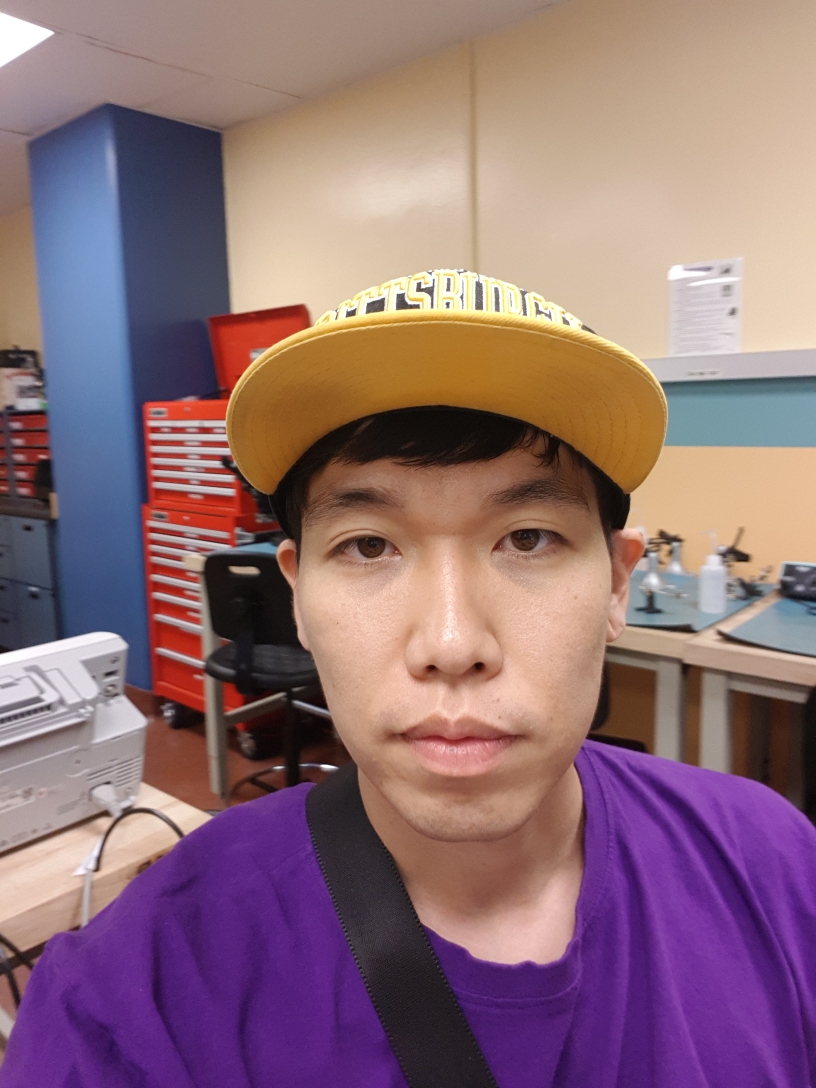
#> input picture lee/lee2/20180716_152940_009.jpg, 2448 x 3264 px (shown at 1/3 size); its folder holds only this picture in this run
$ python data.py
#> lines starting #> are read from the running program, lines starting #| are printed output that depends on the picture
import cv2
import glob
import imutils

face_cascade = cv2.CascadeClassifier('/home/pi/opencv-2.4.13.4/data/haarcascades/haarcascade_frontalface_default.xml')
print('face cascades set')
images = glob.glob('/home/pi/facerecognition/lee/lee2/*.jpg')
print('file path set')
number=0
#print(images)
for fname in images:
    print('reading image')
    image = cv2.imread(fname,0)
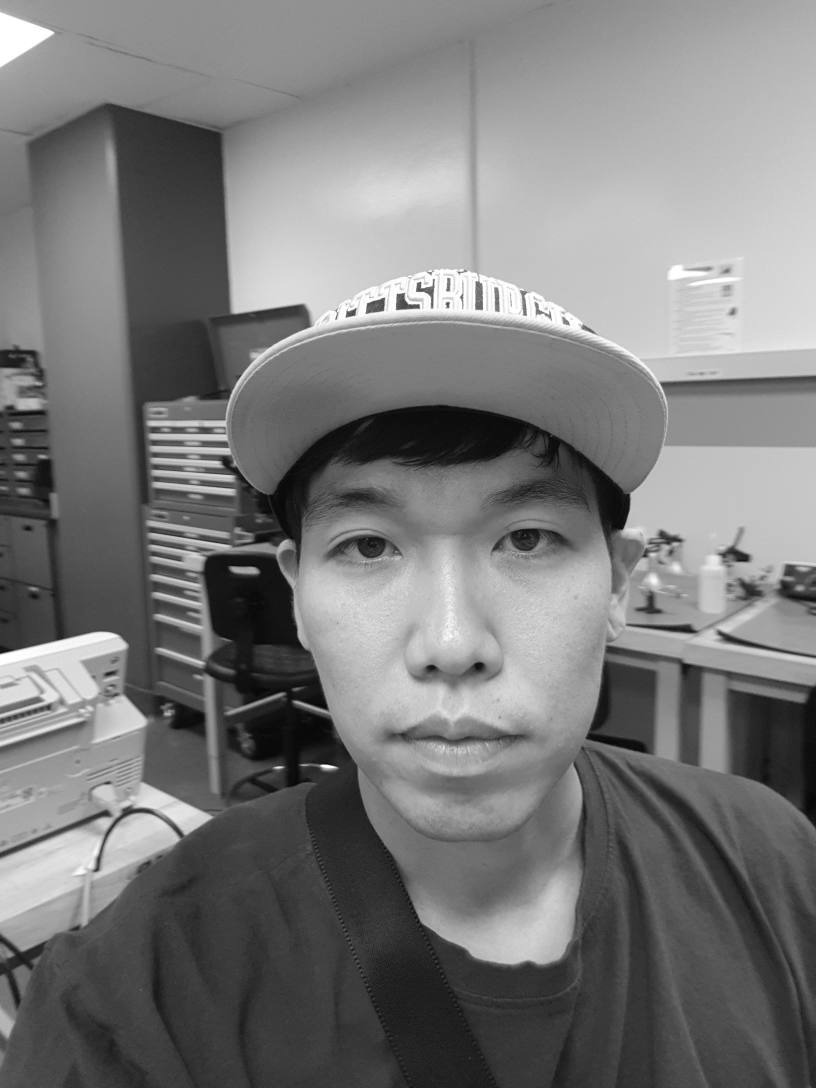
#> image: shape (3264, 2448) (shown at 1/3 size); min 0, max 255, mean 121.6
    rotated = imutils.rotate(image,90)
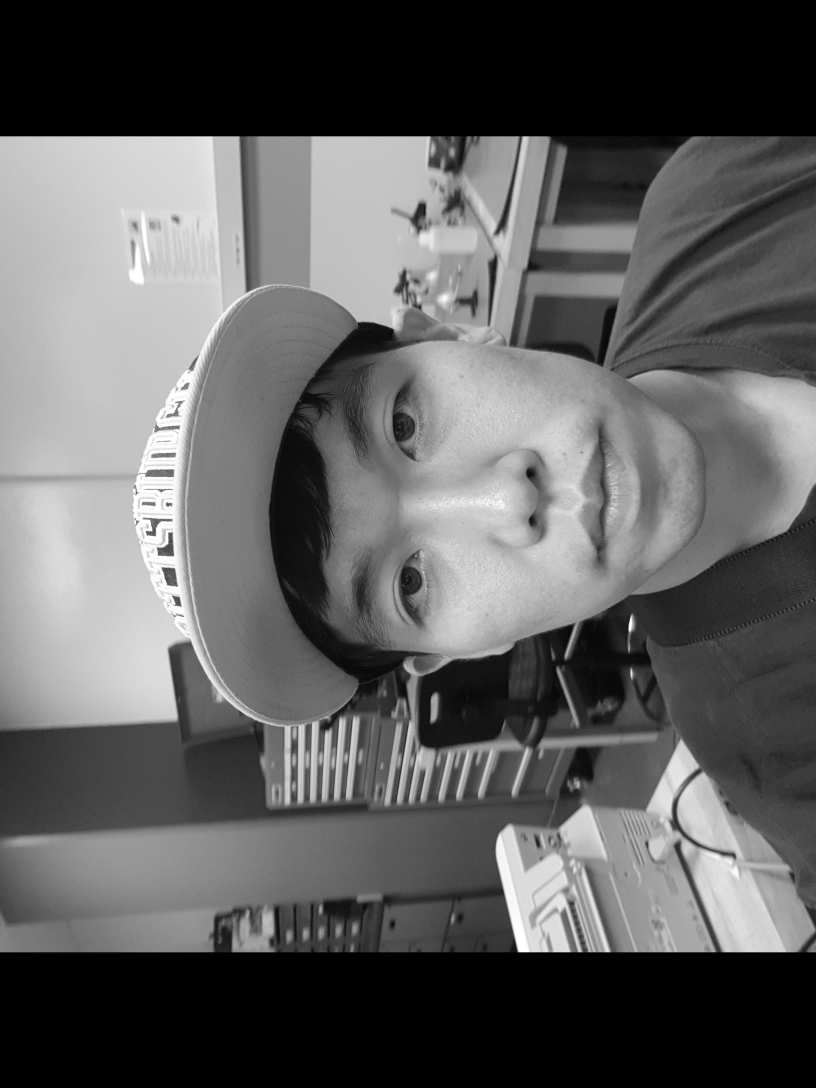
#> rotated: shape (3264, 2448) (shown at 1/3 size); min 0, max 255, mean 95.3
    print('resizing')
    cut = cv2.resize(rotated, (0, 0), fx = 0.25, fy = 0.25)
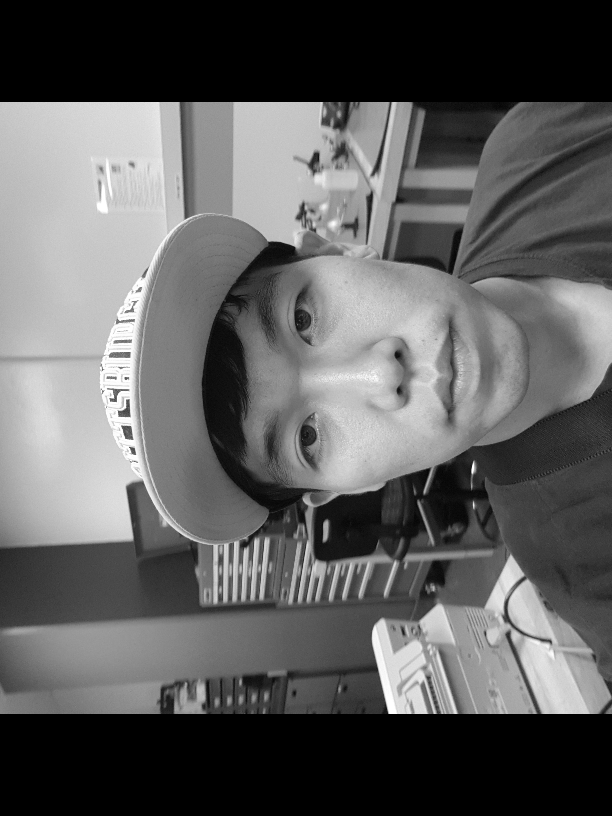
#> cut: shape (816, 612); min 0, max 255, mean 95.4
    print('resize done')
    # [5 lines of commented-out code are left out]
    faces=face_cascade.detectMultiScale(cut,1.3,5)
#> faces = ()
    for (x,y,w,h) in faces:
        print('cutting face')
        cropped = cut[y:y+h, x:x+w]
        print('crop done')
        cv2.imwrite('/home/pi/facerecognition/images/17/pic/' + str(number) + '.jpg', cropped)
        print('write done')
        number += 1
#> this loop made 0 passes
#> after the loop, number = 0

$ run again, on lee/lee2/20180716_152940_049.jpg
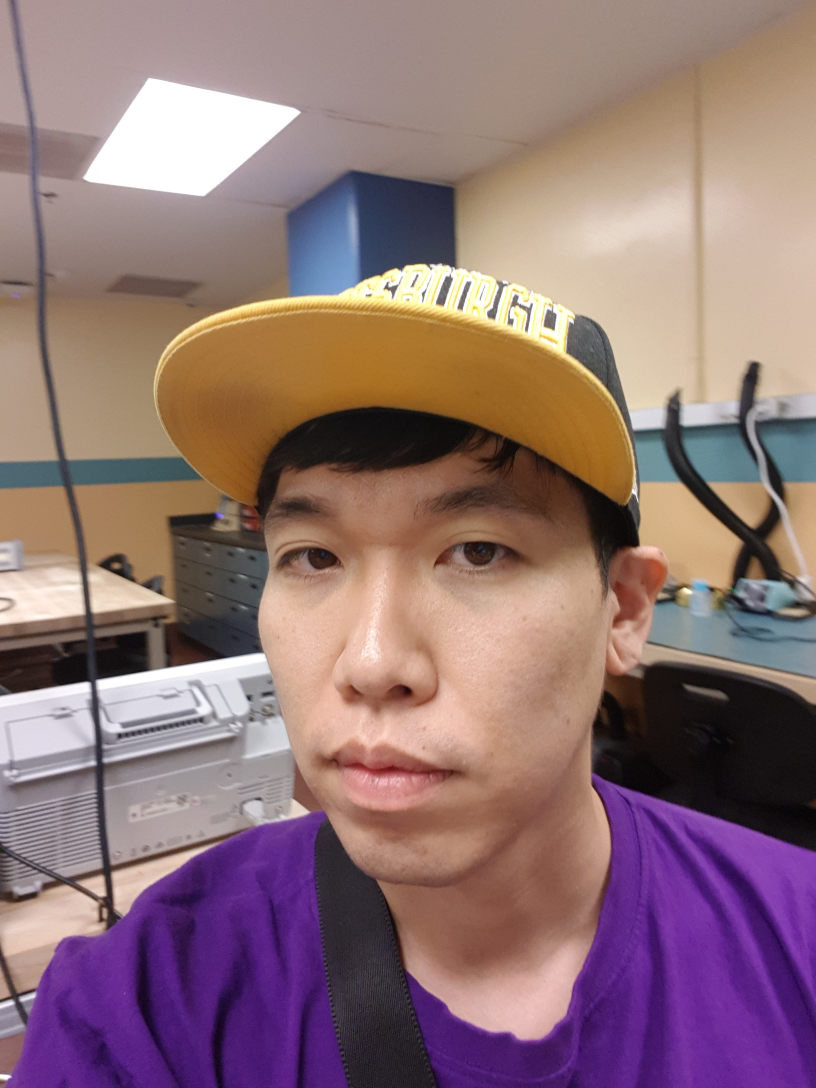
#> input picture lee/lee2/20180716_152940_049.jpg, 2448 x 3264 px (shown at 1/3 size)
#> `image = cv2.imread(fname,0)`:
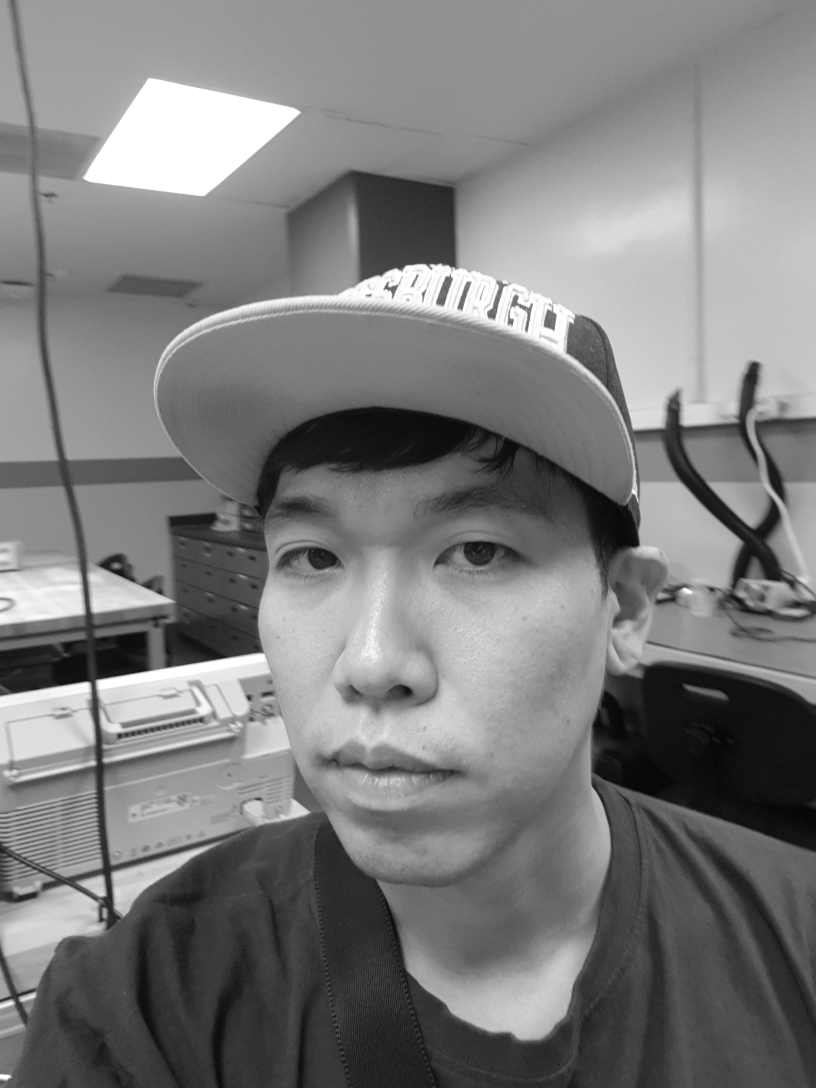
#> image: shape (3264, 2448) (shown at 1/3 size); min 0, max 255, mean 124.1
#> `cut = cv2.resize(rotated, (0, 0), fx = 0.25, fy = 0.25)`:
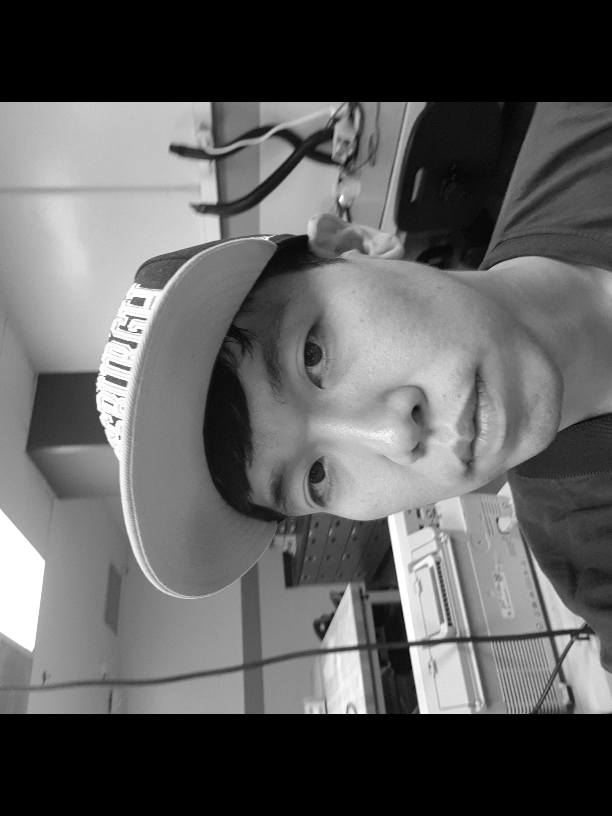
#> cut: shape (816, 612); min 0, max 255, mean 96.1
#> faces = ()
#> after the loop `for (x,y,w,h) in faces:`: number = 0

$ run again, on lee/lee2/20180716_152940_058.jpg
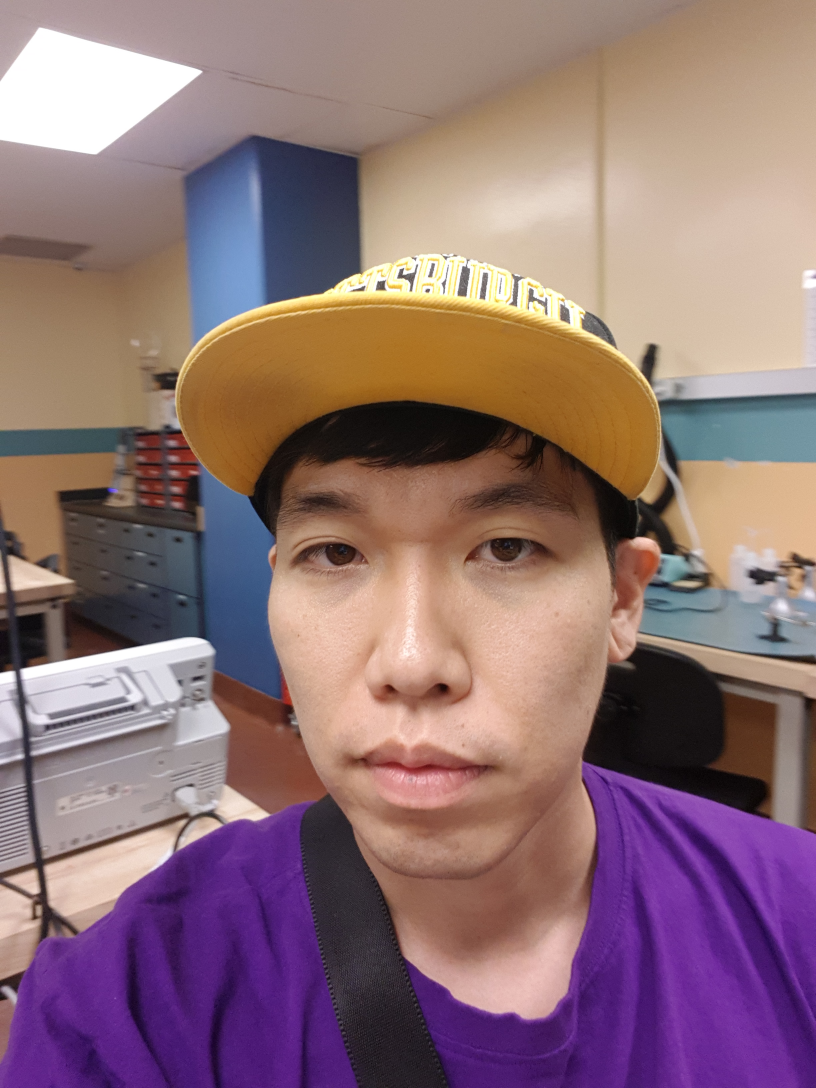
#> input picture lee/lee2/20180716_152940_058.jpg, 2448 x 3264 px (shown at 1/3 size)
#> `image = cv2.imread(fname,0)`:
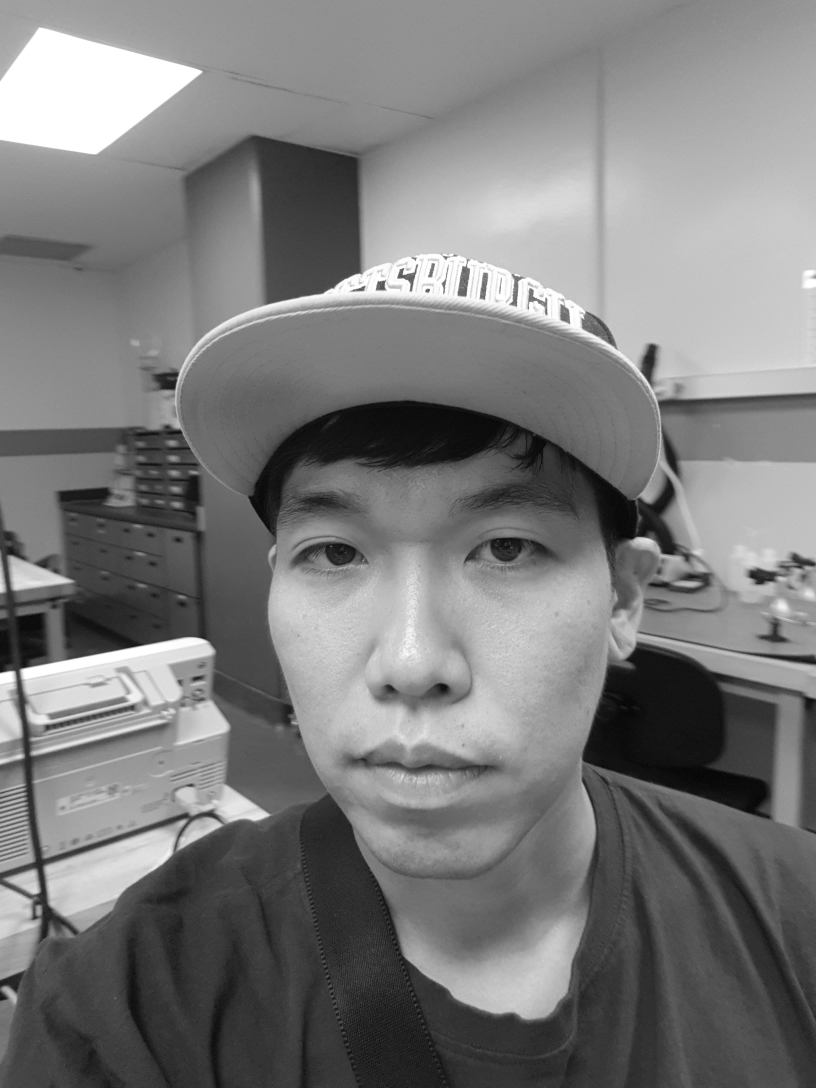
#> image: shape (3264, 2448) (shown at 1/3 size); min 0, max 255, mean 122.7
#> `cut = cv2.resize(rotated, (0, 0), fx = 0.25, fy = 0.25)`:
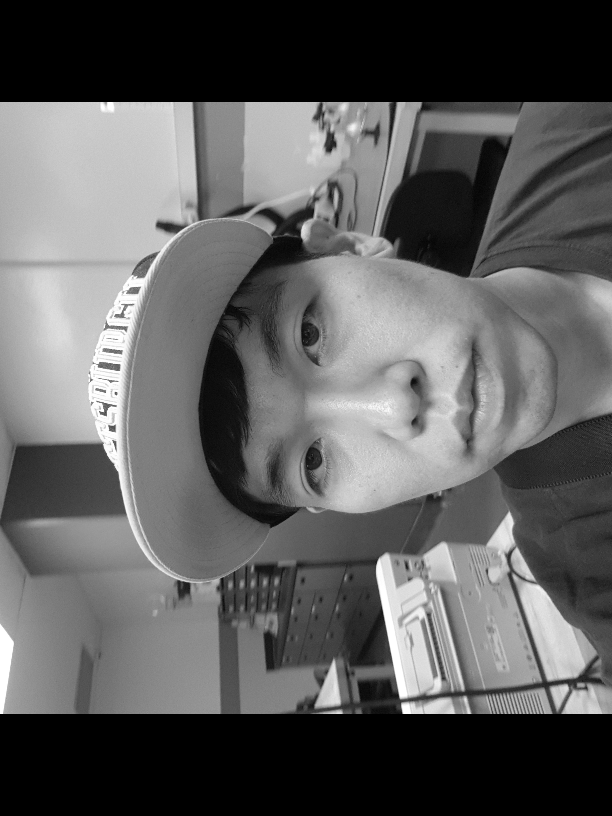
#> cut: shape (816, 612); min 0, max 255, mean 94.1
#> faces = ()
#> after the loop `for (x,y,w,h) in faces:`: number = 0

$ run again, on lee/lee2/20180716_152940_062.jpg
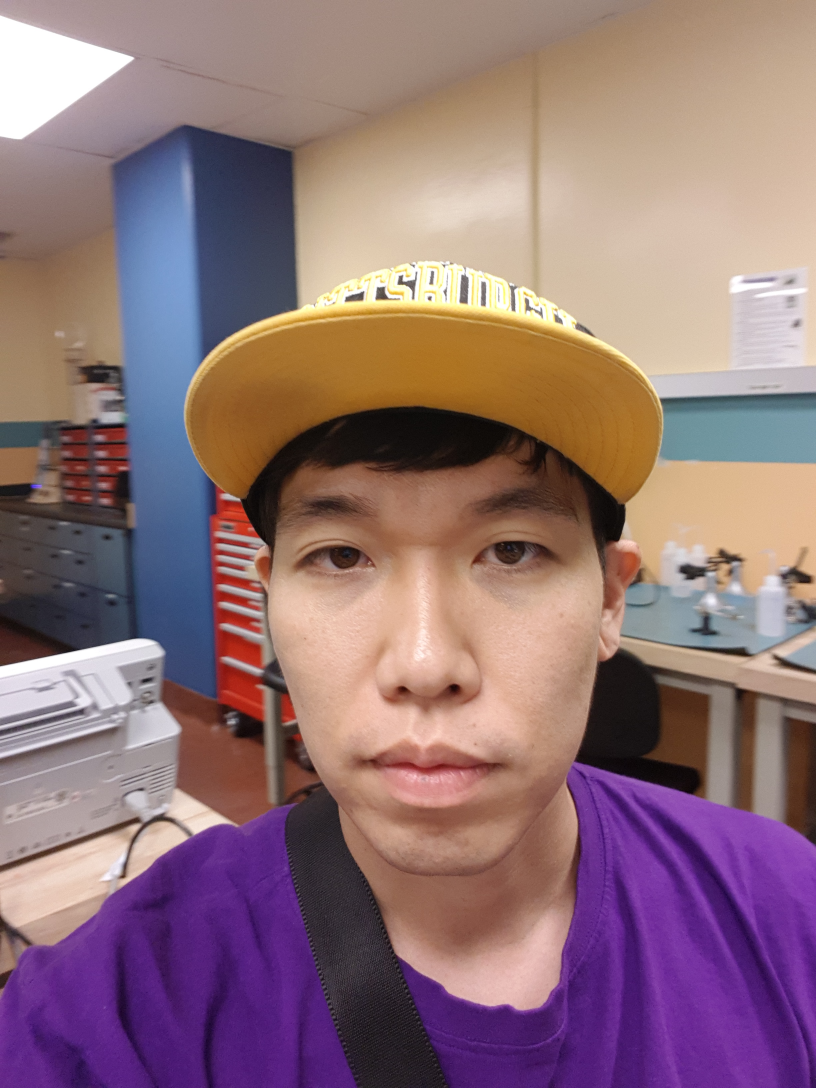
#> input picture lee/lee2/20180716_152940_062.jpg, 2448 x 3264 px (shown at 1/3 size)
#> `image = cv2.imread(fname,0)`:
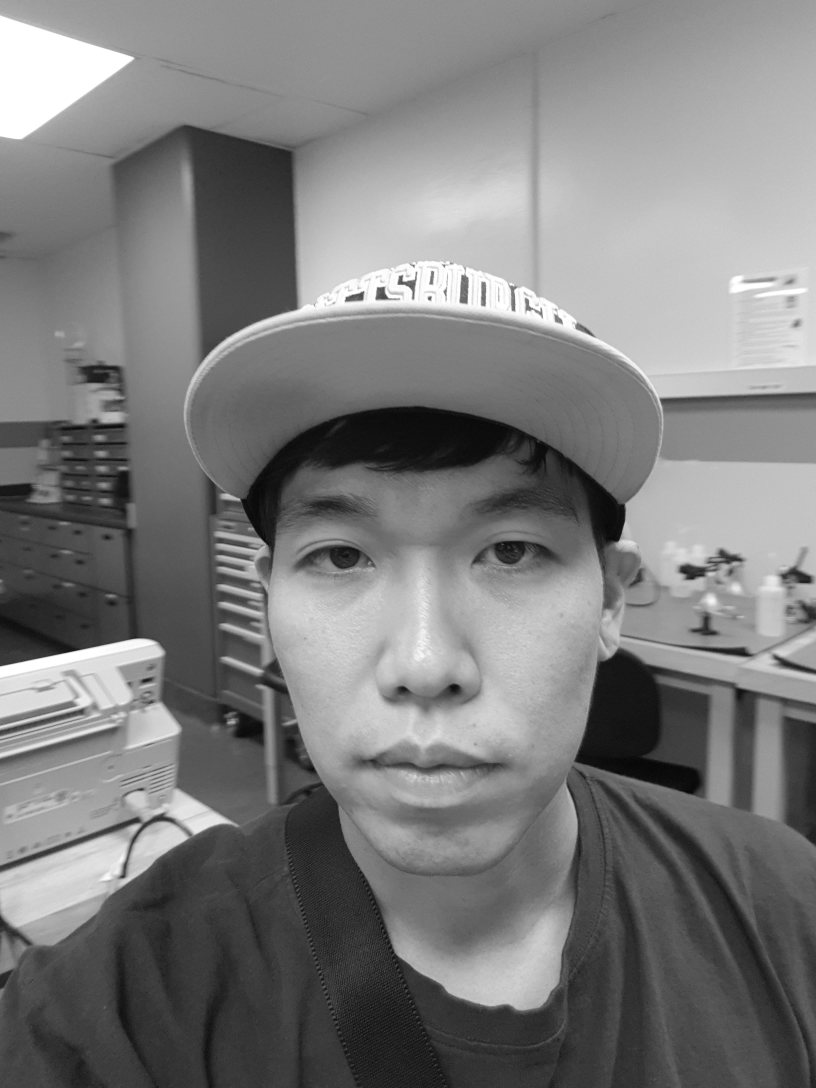
#> image: shape (3264, 2448) (shown at 1/3 size); min 0, max 255, mean 124
#> `cut = cv2.resize(rotated, (0, 0), fx = 0.25, fy = 0.25)`:
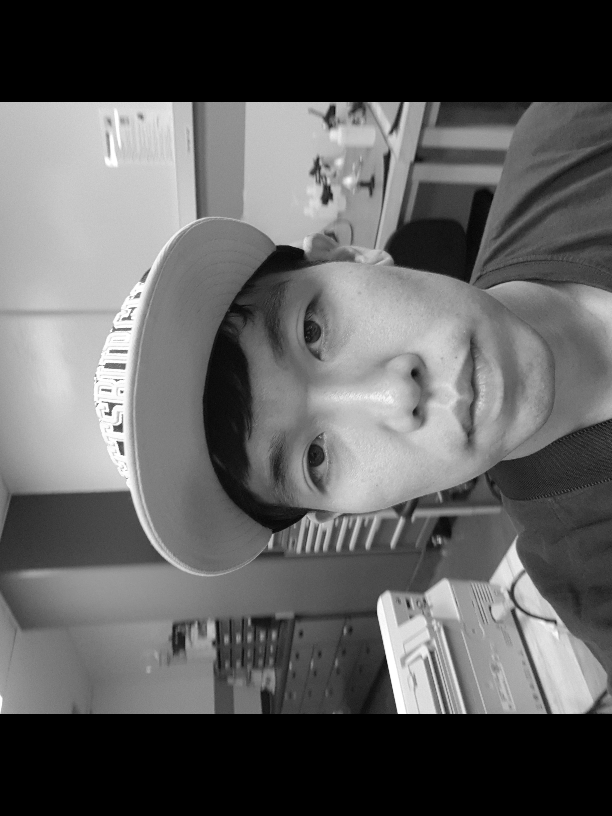
#> cut: shape (816, 612); min 0, max 255, mean 96.2
#> faces = ()
#> after the loop `for (x,y,w,h) in faces:`: number = 0
